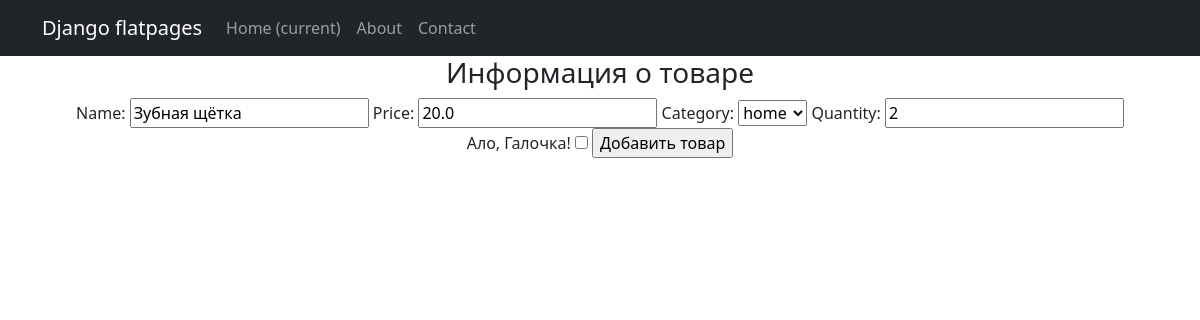
Page /products/update/2 on the committed database.
### simpleapp/models.py (models this page shows, shortened)
class Product(models.Model):
    name = models.CharField(max_length=200)
    price = models.FloatField(validators=[MinValueValidator(0.0, 'Price should be >= 0.0')])
    quantity = models.IntegerField(validators=[MinValueValidator(0, 'Quantity should be >= 0')])
    category = models.ForeignKey('Category', on_delete=models.CASCADE)

class Category(models.Model):
    name = models.CharField(max_length=200)
    def __str__(self):
        return f'{self.name}'

### simpleapp/views.py (the view)
# urls.py: path('update/<int:pk>', ProductUpdateView.as_view(), name='product_update'),
class ProductUpdateView(UpdateView):
    template_name = 'simpleapp/product_create.html'
    form_class = ProductForm
    def get_object(self, **kwargs):
        id = self.kwargs.get('pk')
        return Product.objects.get(pk=id)

### simpleapp/forms.py
class ProductForm(ModelForm):
    check_box = BooleanField(label='Ало, Галочка!')  # добавляем галочку, или же true-false поле
    class Meta:
        model = Product
        fields = ['name', 'price', 'category', 'quantity', 'check_box']  # не забываем включить галочку в поля, иначе она не будет показываться на странице!

### templates/simpleapp/product_create.html (shortened to what this page needs)
{% extends 'flatpages/default.html' %}
{% block content %}
<h3>Информация о товаре</h3>
<form method="POST">
    {{ form }}
    <input type="submit" value="Добавить товар">
</form>
{% endblock content %}

### rows in the picture
Product: name "Зубная щётка", price "20.0", category "home", quantity "2"
